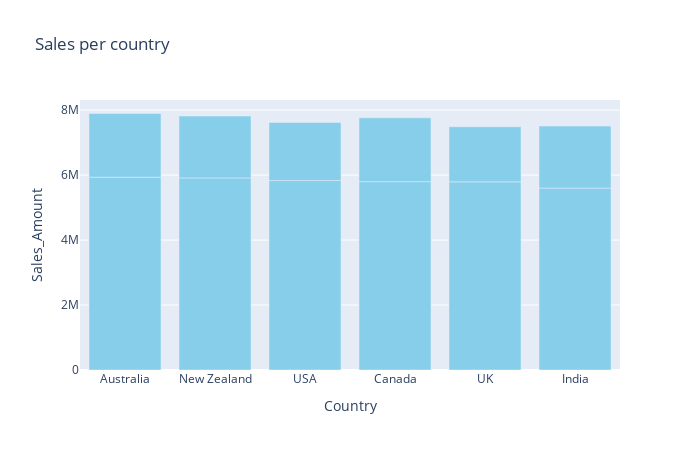

Source (notebook cell):
### Code cell
fig = px.bar(
    sales_country,
    x="Country",
    y="Sales_Amount",
    title="Sales per country",
    color_discrete_sequence=["skyblue"]
   
   
)
fig.update_layout(
    width=700, 
    height=450,
    xaxis_title="Country",
    
    
)
fig.show()

### Figure 1 — Plotly figure (JSON) as saved in the notebook; plotly's stock layout.template omitted (floating-point values rounded to 4 significant figures)
{"data": [{"alignmentgroup": "True", "hovertemplate": "Country=%{x}<br>Sales_Amount=%{y}<extra></extra>", "legendgroup": "", "marker": {"color": "skyblue", "pattern": {"shape": ""}}, "name": "", "offsetgroup": "", "orientation": "v", "showlegend": false, "textposition": "auto", "type": "bar", "x": ["Australia", "New Zealand", "USA", "Canada", "UK", "India", "Canada", "Australia", "India", "New Zealand", "USA", "UK"], "xaxis": "x", "y": [5935643, 5911283, 5832176, 5798030, 5790743, 5600217, 1963521, 1959454, 1907493, 1904672, 1786813, 1696842], "yaxis": "y"}], "layout": {"barmode": "relative", "height": 450, "legend": {"tracegroupgap": 0}, "title": {"text": "Sales per country"}, "width": 700, "xaxis": {"anchor": "y", "autorange": true, "domain": [0, 1], "range": [-0.5, 5.5], "title": {"text": "Country"}, "type": "category"}, "yaxis": {"anchor": "x", "autorange": true, "domain": [0, 1], "range": [0, 8311000.0], "title": {"text": "Sales_Amount"}, "type": "linear"}}}
